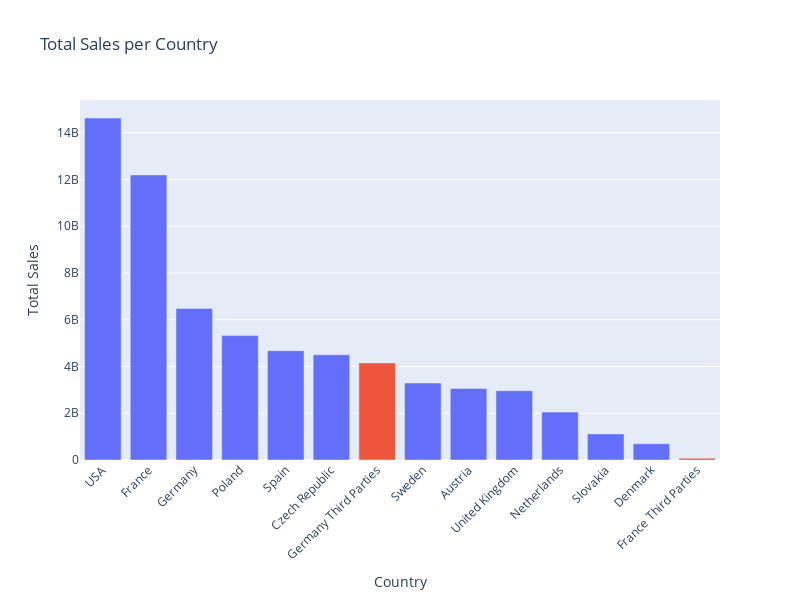

The code cell stored with this chart in its notebook:
### Markdown cell above
## Malls

### Code cell
import plotly.express as px

# Aggregate sales data by country
sales_per_country = store.groupby('mall_country').agg({'store_sales_r12m': 'sum', 'is_third_party': 'max'}).reset_index()
sales_per_country.columns = ['Country', 'Total Sales', 'is_third_party']

# Sort the dataframe in descending order by total sales
sales_per_country = sales_per_country.sort_values(by='Total Sales', ascending=False)

# Plot the data
fig = px.bar(sales_per_country, x='Country', y='Total Sales', title='Total Sales per Country', color='is_third_party')
fig.update_layout(xaxis_title='Country', yaxis_title='Total Sales', xaxis_tickangle=-45)
fig.update_layout(coloraxis_showscale=False)
fig.update_traces(marker=dict(color=['#636EFA' if x == 0 else '#EF553B' for x in sales_per_country['is_third_party']]))
fig.update_layout(
    height=600,
    width=800,
)
fig.show()

### Figure 1 — Plotly figure (JSON) as saved in the notebook; plotly's stock layout.template omitted (floating-point values rounded to 4 significant figures)
{"data": [{"alignmentgroup": "True", "hovertemplate": "Country=%{x}<br>Total Sales=%{y}<br>is_third_party=%{marker.color}<extra></extra>", "legendgroup": "", "marker": {"color": ["#636EFA", "#636EFA", "#636EFA", "#636EFA", "#636EFA", "#636EFA", "#EF553B", "#636EFA", "#636EFA", "#636EFA", "#636EFA", "#636EFA", "#636EFA", "#EF553B"], "coloraxis": "coloraxis", "pattern": {"shape": ""}}, "name": "", "offsetgroup": "", "orientation": "v", "showlegend": false, "textposition": "auto", "type": "bar", "x": ["USA", "France", "Germany", "Poland", "Spain", "Czech Republic", "Germany Third Parties", "Sweden", "Austria", "United Kingdom", "Netherlands", "Slovakia", "Denmark", "France Third Parties"], "xaxis": "x", "y": [14630000000.0, 12200000000.0, 6486000000.0, 5322000000.0, 4675000000.0, 4500000000.0, 4154000000.0, 3292000000.0, 3060000000.0, 2965000000.0, 2050000000.0, 1115000000.0, 694100000.0, 79890000.0], "yaxis": "y"}], "layout": {"barmode": "relative", "coloraxis": {"colorbar": {"title": {"text": "is_third_party"}}, "colorscale": [[0, "#0d0887"], [0.1111, "#46039f"], [0.2222, "#7201a8"], [0.3333, "#9c179e"], [0.4444, "#bd3786"], [0.5556, "#d8576b"], [0.6667, "#ed7953"], [0.7778, "#fb9f3a"], [0.8889, "#fdca26"], [1, "#f0f921"]], "showscale": false}, "height": 600, "legend": {"tracegroupgap": 0}, "title": {"text": "Total Sales per Country"}, "width": 800, "xaxis": {"anchor": "y", "domain": [0, 1], "tickangle": -45, "title": {"text": "Country"}}, "yaxis": {"anchor": "x", "domain": [0, 1], "title": {"text": "Total Sales"}}}}
